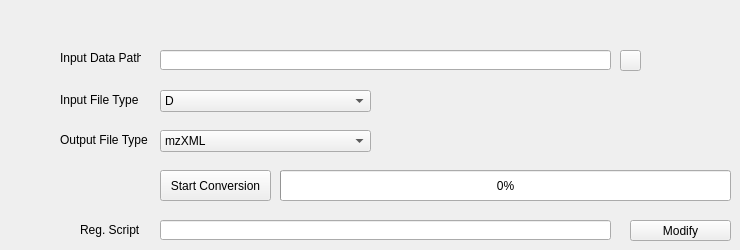
     <widget class="QWidget" name="tab">
      <attribute name="title">
       <string>MsConvert</string>
      </attribute>
      <widget class="QLabel" name="msconvert_input_label">
       <property name="geometry">
        <rect>
         <x>60</x>
         <y>50</y>
         <width>81</width>
         <height>16</height>
        </rect>
       </property>
       <property name="text">
        <string>Input Data Path</string>
       </property>
      </widget>
      <widget class="QLineEdit" name="msconvert_file_path">
       <property name="geometry">
        <rect>
         <x>160</x>
         <y>50</y>
         <width>451</width>
         <height>20</height>
        </rect>
       </property>
      </widget>
      <widget class="QLabel" name="msconvert_output_label">
       <property name="geometry">
        <rect>
         <x>60</x>
         <y>130</y>
         <width>91</width>
         <height>20</height>
        </rect>
       </property>
       <property name="text">
        <string>Output File Type</string>
       </property>
      </widget>
      <widget class="QComboBox" name="msconvert_output_file_type">
       <property name="geometry">
        <rect>
         <x>160</x>
         <y>130</y>
         <width>211</width>
         <height>22</height>
        </rect>
       </property>
       <item>
        <property name="text">
         <string>mzXML</string>
        </property>
       </item>
       <item>
        <property name="text">
         <string>mzML</string>
        </property>
       </item>
      </widget>
      <widget class="QPushButton" name="msconvert_start_conversion_button">
       <property name="geometry">
        <rect>
         <x>160</x>
         <y>170</y>
         <width>111</width>
         <height>31</height>
        </rect>
       </property>
       <property name="text">
        <string>Start Conversion</string>
       </property>
      </widget>
      <widget class="QLabel" name="label_27">
       <property name="geometry">
        <rect>
         <x>60</x>
         <y>90</y>
         <width>81</width>
         <height>20</height>
        </rect>
       </property>
       <property name="text">
        <string>Input File Type</string>
       </property>
      </widget>
      <widget class="QComboBox" name="msconvert_input_type">
       <property name="geometry">
        <rect>
         <x>160</x>
         <y>90</y>
         <width>211</width>
         <height>22</height>
        </rect>
       </property>
       <item>
        <property name="text">
         <string>D</string>
        </property>
       </item>
       <item>
        <property name="text">
         <string>d</string>
        </property>
       </item>
       <item>
        <property name="text">
         <string>wiff</string>
        </property>
       </item>
       <item>
        <property name="text">
         <string>o</string>
        </property>
       </item>
      </widget>
      <widget class="QProgressBar" name="progressBar">
       <property name="geometry">
        <rect>
         <x>280</x>
         <y>170</y>
         <width>451</width>
         <height>31</height>
        </rect>
       </property>
       <property name="value">
        <number>0</number>
       </property>
       <property name="invertedAppearance">
        <bool>false</bool>
       </property>
      </widget>
      <widget class="QPushButton" name="msconvertInputPath">
       <property name="geometry">
        <rect>
         <x>620</x>
         <y>50</y>
         <width>21</width>
         <height>21</height>
        </rect>
       </property>
       <property name="text">
        <string/>
       </property>
       <property name="icon">
        <iconset resource="../mzroll.qrc">
         <normaloff>:/images/fileopen.png</normaloff>:/images/fileopen.png</iconset>
       </property>
       <property name="iconSize">
        <size>
         <width>14</width>
         <height>14</height>
        </size>
       </property>
      </widget>
      <widget class="QLabel" name="label_39">
       <property name="geometry">
        <rect>
         <x>80</x>
         <y>220</y>
         <width>61</width>
         <height>20</height>
        </rect>
       </property>
       <property name="text">
        <string>Reg. Script</string>
       </property>
      </widget>
      <widget class="QLineEdit" name="scriptPathInput">
       <property name="geometry">
        <rect>
         <x>160</x>
         <y>220</y>
         <width>451</width>
         <height>20</height>
        </rect>
       </property>
      </widget>
      <widget class="QPushButton" name="bashScriptButton">
       <property name="geometry">
        <rect>
         <x>630</x>
         <y>220</y>
         <width>101</width>
         <height>21</height>
        </rect>
       </property>
       <property name="text">
        <string>Modify</string>
       </property>
      </widget>
     </widget>
